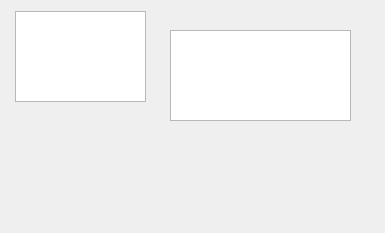
<?xml version="1.0" encoding="UTF-8"?>
<ui version="4.0">
 <class>Dialog</class>
 <widget class="QDialog" name="Dialog">
  <property name="geometry">
   <rect>
    <x>0</x>
    <y>0</y>
    <width>385</width>
    <height>233</height>
   </rect>
  </property>
  <property name="windowTitle">
   <string>Dialog</string>
  </property>
  <widget class="QListView" name="listView">
   <property name="geometry">
    <rect>
     <x>15</x>
     <y>11</y>
     <width>131</width>
     <height>91</height>
    </rect>
   </property>
  </widget>
  <widget class="QListWidget" name="listWidget">
   <property name="geometry">
    <rect>
     <x>170</x>
     <y>30</y>
     <width>181</width>
     <height>91</height>
    </rect>
   </property>
  </widget>
 </widget>
 <resources/>
 <connections/>
</ui>
